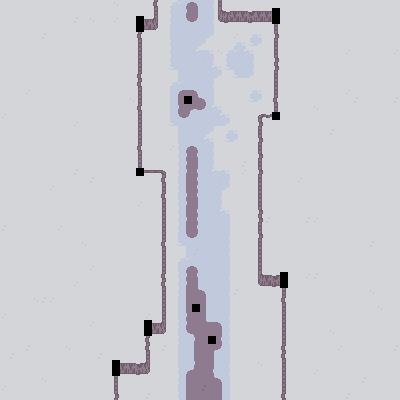

A 2D game scene composited from a Tiled map and its tileset images. What follows is a short description and the map's XML, with each tile layer's data collapsed to a summary:
An orthogonal 50x50 tile map with 8x8 px tiles, 1 tile layer (Livello tile 1).

<map version="1.9" tiledversion="1.9.2" orientation="orthogonal" renderorder="right-down" width="50" height="50" tilewidth="8" tileheight="8" infinite="0" nextlayerid="2" nextobjectid="1">
 <tileset firstgid="1" source="../main_tileset.tsx" />
 <layer id="1" name="Livello tile 1" width="50" height="50">
  <data>[2500 cells, 2500 non-empty, 65 distinct tile ids]</data>
 </layer>
</map>